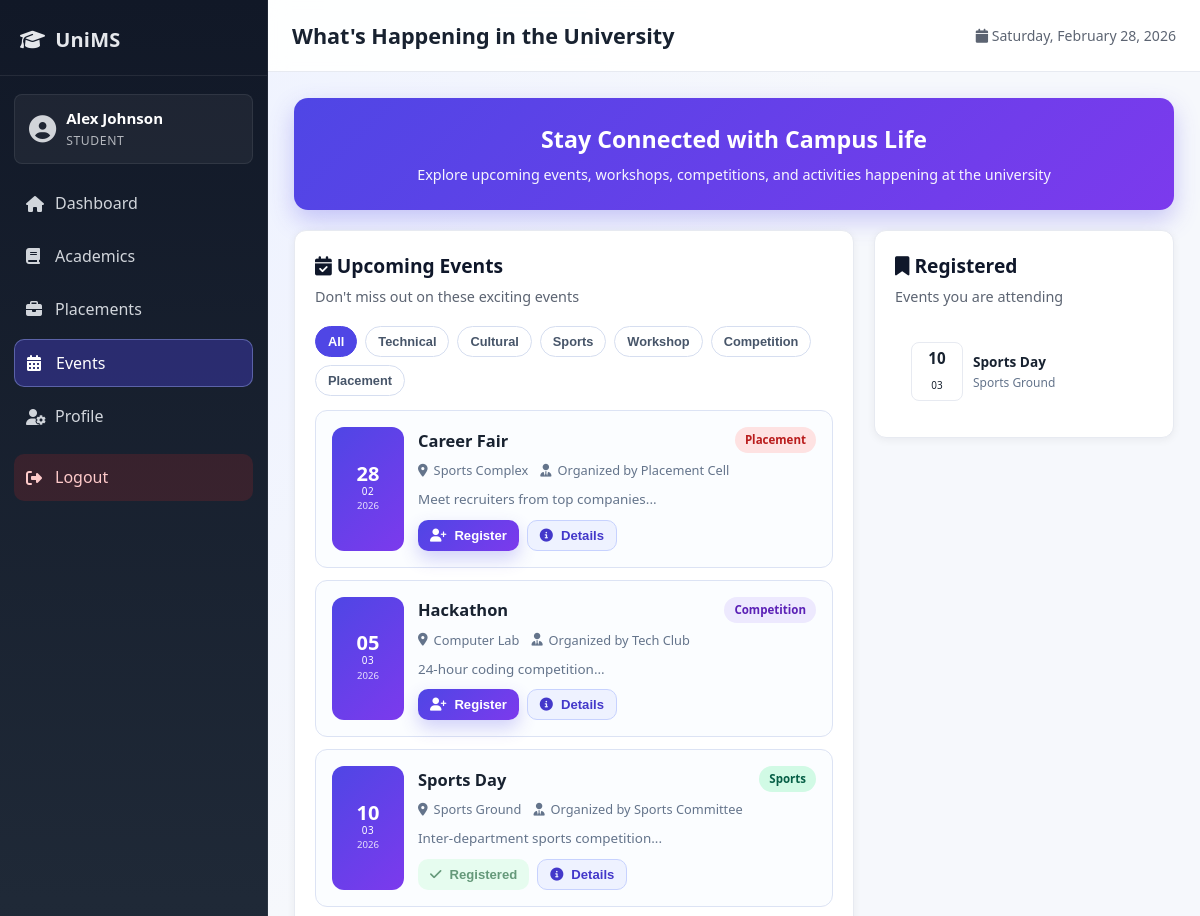
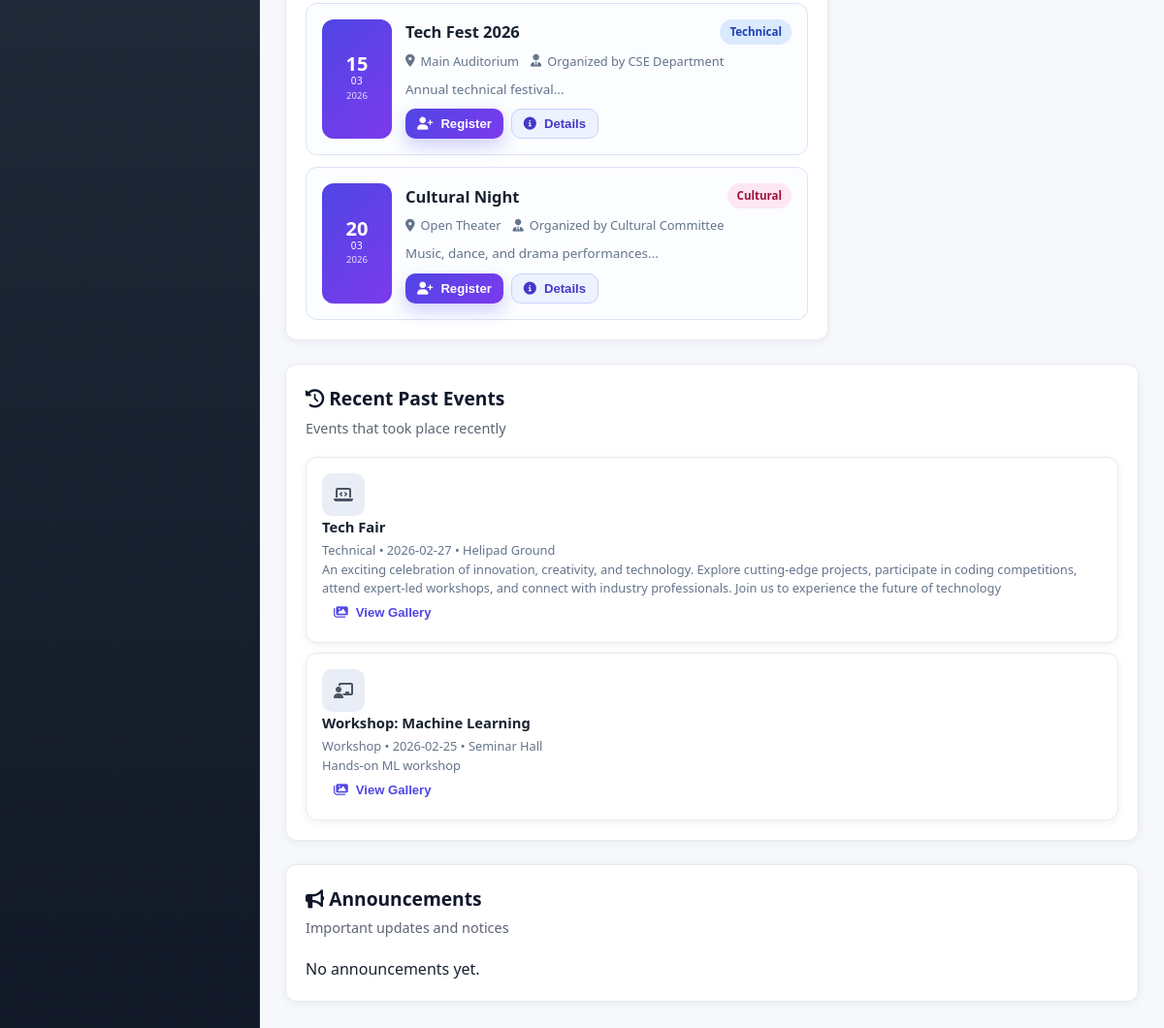
The page /events (signed in) on the database its author committed (2 pictures, top to bottom).
### tables this page shows
CREATE TABLE events (
            id INTEGER PRIMARY KEY AUTOINCREMENT,
            event_name TEXT NOT NULL,
            event_type TEXT NOT NULL,
            event_date DATE NOT NULL,
            location TEXT,
            description TEXT,
            organizer TEXT
        );

CREATE TABLE event_registrations (
            id INTEGER PRIMARY KEY AUTOINCREMENT,
            user_id INTEGER,
            event_id INTEGER,
            registration_date TIMESTAMP DEFAULT CURRENT_TIMESTAMP,
            status TEXT DEFAULT 'Registered',
            FOREIGN KEY (user_id) REFERENCES users(id),
            FOREIGN KEY (event_id) REFERENCES events(id),
            UNIQUE(user_id, event_id)
        );

### app.py (the view)
@app.route('/events')
@login_required
def events():
    conn = get_db_connection()
    upcoming = conn.execute('''
        SELECT * FROM events
        WHERE event_date >= date('now')
        ORDER BY event_date ASC
    ''').fetchall()
    past = conn.execute('''
        SELECT * FROM events
        WHERE event_date < date('now')
        ORDER BY event_date DESC
        LIMIT 5
    ''').fetchall()
    registered_events = conn.execute('''
        SELECT e.*, er.registration_date
        FROM events e
        JOIN event_registrations er ON e.id = er.event_id
        WHERE er.user_id = ?
        ORDER BY er.registration_date DESC
    ''', (session['user_id'],)).fetchall()
    announcements = conn.execute('''
        SELECT * FROM announcements
        ORDER BY created_at DESC
        LIMIT 5
    ''').fetchall()
    conn.close()
    return render_template('events.html',
                         upcoming_events=upcoming,
                         past_events=past,
                         registered_events=registered_events,
                         announcements=announcements)

### app.py (called while the page is built)
def get_db_connection():
    conn = sqlite3.connect(DATABASE)
    conn.row_factory = sqlite3.Row  # This allows us to access columns by name
    return conn

def login_required(f):
    @wraps(f)
    def decorated_function(*args, **kwargs):
        if 'user_id' not in session:
            flash('Please log in to access this page.', 'warning')
            return redirect(url_for('login'))
        return f(*args, **kwargs)
    return decorated_function

### templates/events.html (shortened to what this page needs)
{% extends "base.html" %}
{% block page_title %}What's Happening in the University{% endblock %}
{% block content %}
<div class="events-page">
    <div class="page-intro">
        <h2>Stay Connected with Campus Life</h2>
        <p>Explore upcoming events, workshops, competitions, and activities happening at the university</p>
    </div>
    <div class="events-container">
        <div class="events-main">
            <div class="section">
                <div class="section-header">
                    <h2><i class="fas fa-calendar-check"></i> Upcoming Events</h2>
                    <p>Don't miss out on these exciting events</p>
                </div>
                {% if upcoming_events %}
                <div class="event-filters">
                    <button class="filter-tab active" data-filter="all">All</button>
                    <button class="filter-tab" data-filter="technical">Technical</button>
                    <button class="filter-tab" data-filter="cultural">Cultural</button>
                    <button class="filter-tab" data-filter="sports">Sports</button>
                    <button class="filter-tab" data-filter="workshop">Workshop</button>
                    <button class="filter-tab" data-filter="competition">Competition</button>
                    <button class="filter-tab" data-filter="placement">Placement</button>
                </div>
                <div class="events-timeline">
                    {% for event in upcoming_events %}
                    <div class="event-card" data-type="{{ event.event_type|lower }}">
                        <div class="event-date-badge">
                            <span class="day">{{ event.event_date[-2:] }}</span>
                            <span class="month">{{ event.event_date[5:7] }}</span>
                            <span class="year">{{ event.event_date[:4] }}</span>
                        </div>
                        <div class="event-content">
                            <div class="event-header">
                                <h3>{{ event.event_name }}</h3>
                                <span class="event-type type-{{ event.event_type|lower|replace(' ', '-') }}">
                                    {{ event.event_type }}
                                </span>
                            </div>
                            <div class="event-details-preview">
                                <div class="detail-item">
                                    <i class="fas fa-map-marker-alt"></i>
                                    <span>{{ event.location }}</span>
                                </div>
                                <div class="detail-item">
                                    <i class="fas fa-user-tie"></i>
                                    <span>Organized by {{ event.organizer }}</span>
                                </div>
                            </div>
                            {% if event.description %}
                            <p class="event-description-preview">{{ event.description[:100] }}...</p>
                            {% endif %}
                            <div class="event-actions">
                                {% set ns = namespace(is_registered=false) %}
                                {% for reg in registered_events %}
                                {% if reg.id == event.id %}
                                {% set ns.is_registered = true %}
                                {% endif %}
                                {% endfor %}
                                {% if ns.is_registered %}
                                <button class="btn btn-success btn-sm" disabled>
                                    <i class="fas fa-check"></i> Registered
                                </button>
                                {% else %}
                                <button class="btn btn-primary btn-sm"
                                    onclick="openRegisterModal('{{ event.id }}', '{{ event.event_name }}')">
                                    <i class="fas fa-user-plus"></i> Register
                                </button>
                                {% endif %}
                                <button class="btn btn-outline btn-sm"
                                    onclick="openDetailsModal('{{ event.event_name }}', '{{ event.event_date }}', '{{ event.location }}', '{{ event.organizer }}', '{{ event.event_type }}', `{{ event.description }}`)">
                                    <i class="fas fa-info-circle"></i> Details
                                </button>
                            </div>
                        </div>
                    </div>
                    {% endfor %}
                </div>
                {% else %}
                <div class="empty-state">
                    <i class="fas fa-calendar-times"></i>
                    <h3>No upcoming events</h3>
                    <p>Check back later for new events and activities</p>
                </div>
                {% endif %}
            </div>
        </div>
        <div class="events-sidebar">
            <div class="section">
                <div class="section-header">
                    <h2><i class="fas fa-bookmark"></i> Registered</h2>
                    <p>Events you are attending</p>
                </div>
                {% if registered_events %}
                <div class="registered-events-list">
                    {% for event in registered_events %}
                    <div class="registered-event-item">
                        <div class="reg-date">
                            <span class="day">{{ event.event_date[-2:] }}</span>
                            <span class="month">{{ event.event_date[5:7] }}</span>
                        </div>
                        <div class="reg-info">
                            <h4>{{ event.event_name }}</h4>
                            <p>{{ event.location }}</p>
                        </div>
                    </div>
                    {% endfor %}
                </div>
                {% else %}
                <div class="empty-state small">
                    <p>You haven't registered for any events yet.</p>
                </div>
                {% endif %}
            </div>
        </div>
    </div>
    {% if past_events %}
    <div class="section">
        <div class="section-header">
            <h2><i class="fas fa-history"></i> Recent Past Events</h2>
            <p>Events that took place recently</p>
        </div>
        <div class="past-events-list">
            {% for event in past_events %}
            <div class="past-event-card">
                <div class="past-event-icon">
                    <i
                        class="fas fa-{% if event.event_type == 'Technical' %}laptop-code{% elif event.event_type == 'Cultural' %}music{% elif event.event_type == 'Sports' %}trophy{% elif event.event_type == 'Workshop' %}chalkboard-teacher{% elif event.event_type == 'Competition' %}award{% else %}calendar-check{% endif %}"></i>
                </div>
                <div class="past-event-info">
                    <h4>{{ event.event_name }}</h4>
                    <p>{{ event.event_type }} • {{ event.event_date }} • {{ event.location }}</p>
                    {% if event.description %}
                    <p class="description">{{ event.description }}</p>
                    {% endif %}
                </div>
                <button class="btn btn-text btn-sm">
                    <i class="fas fa-images"></i> View Gallery
                </button>
            </div>
            {% endfor %}
        </div>
    </div>
    {% endif %}
    <div class="section">
        <div class="section-header">
            <h2><i class="fas fa-bullhorn"></i> Announcements</h2>
            <p>Important updates and notices</p>
        </div>
        <div class="announcements-list">
            {% for ann in announcements %}
            <div class="announcement-card">
                <div class="announcement-icon">
                    <i class="fas fa-bullhorn"></i>
                </div>
                <div class="announcement-content">
                    <div style="display: flex; justify-content: space-between; align-items: flex-start;">
                        <h4>{{ ann.title }}</h4>
                        {% if session.user_type == 'admin' %}
                        <a href="{{ url_for('admin_delete_announcement', ann_id=ann.id) }}" style="color: #ef4444;"
                            onclick="return confirm('Delete announcement?')">
                            <i class="fas fa-times"></i>
                        </a>
                        {% endif %}
                    </div>
                    <p class="date">Posted on: {{ ann.created_at }}</p>
                    <p>{{ ann.content }}</p>
                </div>
            </div>
            {% else %}
            <p>No announcements yet.</p>
            {% endfor %}
        </div>
    </div>
</div>
</div>
{% endblock %}

### static/css/layout.css (style rules this page uses)
* { margin: 0; padding: 0; box-sizing: border-box; }
html, body { min-height: 100%; }
body { font-family: 'Segoe UI', Tahoma, Geneva, Verdana, sans-serif; background: radial-gradient(circle at 10% 10%, #eef2ff 0%, var(--bg) 35%, var(--bg) 100%); color: var(--text); line-height: 1.55; }
.section, .admin-card, .admin-panel, .profile-card, .login-box, .tile, .stat-card, .company-card, .drive-card, .attendance-card, .past-event-card, .announcement-card { background: var(--surface); border: 1px solid var(--border); border-radius: var(--radius); box-shadow: var(--shadow-sm); }
.section { padding: 20px; margin-bottom: 24px; }
.section-header { margin-bottom: 18px; }
.section-header h2, .section-header h3 { color: #0f172a; font-size: 1.2rem; margin-bottom: 5px; }
.section-header p { color: var(--text-muted); font-size: 0.9rem; }

### static/css/components.css (style rules this page uses)
.btn { appearance: none; border: 0; border-radius: 10px; padding: 10px 16px; font-size: 0.9rem; font-weight: 600; cursor: pointer; text-decoration: none; display: inline-flex; align-items: center; justify-content: center; gap: 8px; transition: transform .15s ease, box-shadow .15s ease, background .2s ease; }
.btn:disabled { opacity: 0.65; cursor: not-allowed; transform: none; }
.btn-primary { color: #fff; background: linear-gradient(135deg, var(--primary) 0%, #7c3aed 100%); box-shadow: 0 8px 18px rgba(79, 70, 229, 0.24); }
.btn-outline { color: #4338ca; border: 1px solid #c7d2fe; background: #eef2ff; }
.btn-text { color: var(--primary); background: transparent; }
.btn-success { background: #dcfce7; color: #166534; }
.btn-sm { padding: 7px 12px; font-size: .82rem; }
.tile, .drive-card, .company-card, .attendance-card, .stat-card, .activity-item, .assignment-card, .announcement-item, .past-event-card, .registered-event-item { padding: 16px; border-radius: 12px; transition: transform .2s ease, box-shadow .2s ease; }

### rows shown on the page
events: event_date "28", event_date "02", event_date "2026", event_name "Career Fair", event_type "Placement", location "Sports Complex", organizer "Placement Cell", description "Meet recruiters from top companies"
events: event_date "05", event_date "03", event_date "2026", event_name "Hackathon", event_type "Competition", location "Computer Lab", organizer "Tech Club", description "24-hour coding competition"
events: event_date "10", event_date "03", event_date "2026", event_name "Sports Day", event_type "Sports", location "Sports Ground", organizer "Sports Committee", description "Inter-department sports competition", shows "Registered"
events: event_date "15", event_date "03", event_date "2026", event_name "Tech Fest 2026", event_type "Technical", location "Main Auditorium", organizer "CSE Department", description "Annual technical festival"
events: event_date "20", event_date "03", event_date "2026", event_name "Cultural Night", event_type "Cultural", location "Open Theater", organizer "Cultural Committee", description "Music, dance, and drama performances"
event_registrations: event_date "10", event_date "03", event_name "Sports Day", location "Sports Ground"
events: event_name "Tech Fair", event_type "Technical", event_date "2026-02-27", location "Helipad Ground", description "An exciting celebration of innovation, creativity, and technology. Explore cutting-edge projects, participate in coding competitions, attend expert-led workshops, and connect with industry professionals. Join us to experience the future of technology"
events: event_name "Workshop: Machine Learning", event_type "Workshop", event_date "2026-02-25", location "Seminar Hall", description "Hands-on ML workshop"

### other values the page prints
{{ session.full_name }} "Alex Johnson"
{{ session.user_type|title }} "STUDENT"
